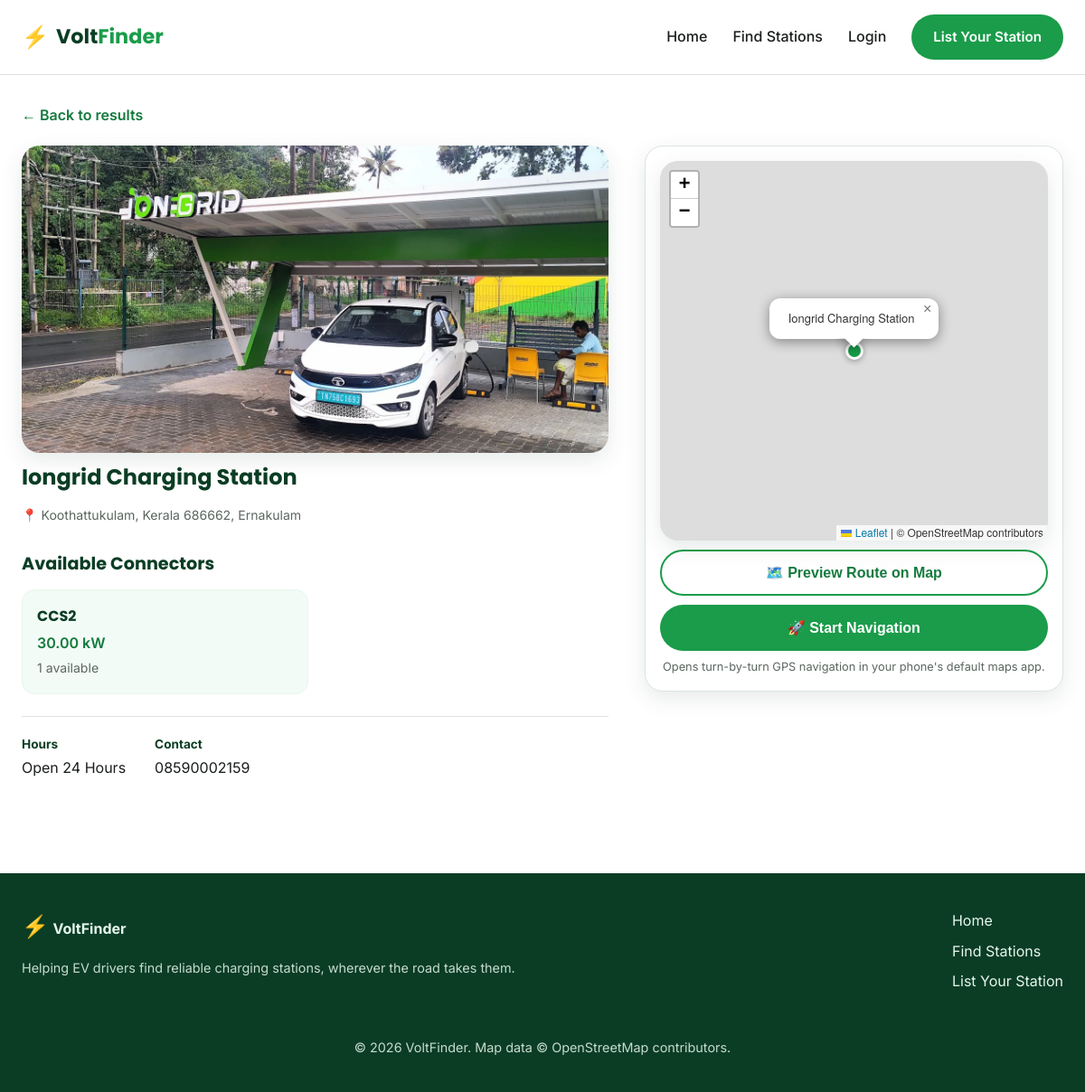
The app's page /station/4/ with its own data.
### stations/models.py (models this page shows, shortened)
class ChargingStation(models.Model):
    STATUS_CHOICES = (
        ('pending', 'Pending Approval'),
        ('active', 'Active'),
        ('inactive', 'Inactive'),
    )
    owner = models.ForeignKey(User, on_delete=models.CASCADE, related_name='stations', null=True, blank=True)
    name = models.CharField(max_length=150)
    district = models.ForeignKey(District, on_delete=models.SET_NULL, null=True, related_name='stations')
    address = models.CharField(max_length=255)
    latitude = models.FloatField(validators=[MinValueValidator(-90), MaxValueValidator(90)])
    longitude = models.FloatField(validators=[MinValueValidator(-180), MaxValueValidator(180)])
    description = models.TextField(blank=True)
    image = models.ImageField(upload_to='station_images/', blank=True, null=True)
    open_24_hours = models.BooleanField(default=True)
    opening_time = models.TimeField(blank=True, null=True)
    closing_time = models.TimeField(blank=True, null=True)
    contact_number = models.CharField(max_length=20, blank=True)
    status = models.CharField(max_length=10, choices=STATUS_CHOICES, default='pending')
    created_at = models.DateTimeField(auto_now_add=True)
    updated_at = models.DateTimeField(auto_now=True)
    class Meta:
        ordering = ['-created_at']

class District(models.Model):
    name = models.CharField(max_length=100, unique=True)
    state = models.CharField(max_length=100, blank=True)
    class Meta:
        ordering = ['name']

class Connector(models.Model):
    TYPE_CHOICES = (
        ('CCS2', 'CCS2'),
        ('CHAdeMO', 'CHAdeMO'),
        ('Type2', 'Type 2 (AC)'),
        ('GBT', 'GB/T'),
        ('Bharat_AC001', 'Bharat AC-001'),
        ('Bharat_DC001', 'Bharat DC-001'),
    )
    station = models.ForeignKey(ChargingStation, on_delete=models.CASCADE, related_name='connectors')
    connector_type = models.CharField(max_length=20, choices=TYPE_CHOICES)
    power_kw = models.DecimalField(max_digits=6, decimal_places=2, help_text="Power output in kW")
    count = models.PositiveIntegerField(default=1, help_text="Number of this connector type available")
    price_per_kwh = models.DecimalField(max_digits=6, decimal_places=2, blank=True, null=True)

### stations/views.py (the view)
# urls.py: path('station/<int:pk>/', views.station_detail, name='station_detail'),
def station_detail(request, pk):
    station = get_object_or_404(ChargingStation, pk=pk, status='active')
    return render(request, 'station_detail.html', {'station': station})

### templates/station_detail.html (shortened to what this page needs)
{% extends 'base.html' %}
{% load static %}
{% block content %}
<section class="detail-page container">
  <a href="{% url 'search_results' %}" class="back-link">← Back to results</a>
  <div class="detail-grid">
    <div class="detail-main">
      <div class="detail-image">
        {% if station.image %}
          <img src="{{ station.image.url }}" alt="{{ station.name }}">
        {% else %}
          <div class="img-placeholder large">⚡</div>
        {% endif %}
      </div>
      <h1>{{ station.name }}</h1>
      <p class="station-address">📍 {{ station.address }}{% if station.district %}, {{ station.district.name }}{% endif %}</p>
      <h2 class="sub-heading">Available Connectors</h2>
      <div class="connector-box-grid">
        {% for c in station.connectors.all %}
        <div class="connector-box">
          <span class="connector-box-type">{{ c.get_connector_type_display }}</span>
          <span class="connector-box-power">{{ c.power_kw }} kW</span>
          <span class="connector-box-count">{{ c.count }} available</span>
        </div>
        {% empty %}
        <p>No connector details added yet.</p>
        {% endfor %}
      </div>
      <div class="info-strip">
        <div class="info-item">
          <strong>Hours</strong>
          <span>{% if station.open_24_hours %}Open 24 Hours{% else %}{{ station.opening_time|time:"g:i A" }} – {{ station.closing_time|time:"g:i A" }}{% endif %}</span>
        </div>
        {% if station.contact_number %}
        <div class="info-item">
          <strong>Contact</strong>
          <span>{{ station.contact_number }}</span>
        </div>
        {% endif %}
      </div>
    </div>
    <div class="detail-sidebar">
      <div class="map-card">
        <div id="detailMap"></div>
        <button id="previewRouteBtn" class="btn btn-outline btn-lg full-width">🗺️ Preview Route on Map</button>
        <button id="startNavBtn" class="btn btn-primary btn-lg full-width">🚀 Start Navigation</button>
        <p class="nav-hint">Opens turn-by-turn GPS navigation in your phone's default maps app.</p>
      </div>
    </div>
  </div>
</section>
{% endblock %}
{% block extra_scripts %}
<link rel="stylesheet" href="https://unpkg.com/leaflet-routing-machine@3.2.12/dist/leaflet-routing-machine.css" />
{% endblock %}

### static/css/style.css (style rules this page uses)
:root { --green-900: #0b3d24; --green-700: #147a3d; --green-600: #1a9c4a; --green-500: #22b556; --green-100: #e6f7ec; --green-50: #f3fbf6; --white: #ffffff; --gray-900: #1a1f1c; --gray-600: #5b665f; --gray-300: #dce4de; --gray-100: #f4f7f5; --radius-lg: 20px; --radius-md: 14px; --radius-sm: 8px; --shadow-sm: 0 2px 8px rgba(11, 61, 36, 0.06); --shadow-md: 0 8px 24px rgba(11, 61, 36, 0.10); --shadow-lg: 0 16px 40px rgba(11, 61, 36, 0.14); --font-heading: 'Poppins', sans-serif; --font-body: 'Inter', sans-serif; }
* { box-sizing: border-box; }
body { margin: 0; font-family: var(--font-body); color: var(--gray-900); background: var(--white); line-height: 1.6; }
h1, h2, h3, h4 { font-family: var(--font-heading); margin: 0 0 12px; color: var(--green-900); }
a { text-decoration: none; color: inherit; }
.container { max-width: 1200px; margin: 0 auto; padding: 0 24px; }
.btn { display: inline-flex; align-items: center; justify-content: center; gap: 6px; padding: 11px 22px; border-radius: 999px; font-weight: 600; font-size: 0.95rem; border: 2px solid transparent; cursor: pointer; transition: all 0.2s ease; }
.btn-primary { background: var(--green-600); color: var(--white); }
.btn-outline { background: transparent; border-color: var(--green-600); color: var(--green-700); }
.btn-lg { padding: 14px 28px; font-size: 1rem; }
.full-width { width: 100%; }
#resultsMap, #detailMap, #pickerMap { width: 100%; height: 420px; border-radius: var(--radius-lg); box-shadow: var(--shadow-md); overflow: hidden; }
.station-address { color: var(--gray-600); font-size: 0.88rem; margin: 0 0 10px; }
.detail-page { padding: 32px 24px 64px; }
.back-link { display: inline-block; color: var(--green-700); font-weight: 600; margin-bottom: 20px; }
.detail-grid { display: grid; grid-template-columns: 1.4fr 1fr; gap: 40px; align-items: start; }
.detail-image img { width: 100%; height: 340px; object-fit: cover; border-radius: var(--radius-lg); box-shadow: var(--shadow-md); }
.sub-heading { margin-top: 28px; font-size: 1.2rem; }
.connector-box-grid { display: grid; grid-template-columns: repeat(2, 1fr); gap: 14px; }
.connector-box { background: var(--green-50); border: 1px solid var(--green-100); border-radius: var(--radius-md); padding: 16px; display: flex; flex-direction: column; gap: 4px; }
.connector-box-type { font-weight: 700; color: var(--green-900); font-family: var(--font-heading); }
.connector-box-power { color: var(--green-700); font-weight: 600; }
.connector-box-count, .connector-box-price { color: var(--gray-600); font-size: 0.88rem; }
.info-strip { display: flex; gap: 32px; margin-top: 24px; padding-top: 20px; border-top: 1px solid var(--gray-300); }
.info-item { display: flex; flex-direction: column; gap: 2px; }
.info-item strong { color: var(--green-900); font-size: 0.85rem; }
.map-card { background: var(--white); border: 1px solid var(--gray-300); border-radius: var(--radius-lg); padding: 16px; box-shadow: var(--shadow-md); display: flex; flex-direction: column; gap: 10px; position: sticky; top: 100px; }
.nav-hint { color: var(--gray-600); font-size: 0.8rem; text-align: center; margin: -2px 0 0; }

### records on screen
ChargingStation: image (picture), name "Iongrid Charging Station", address "Koothattukulam, Kerala 686662", district.name "Ernakulam", contact_number "08590002159"
Connector: connector_type "CCS2", power_kw "30.00", count "1"
